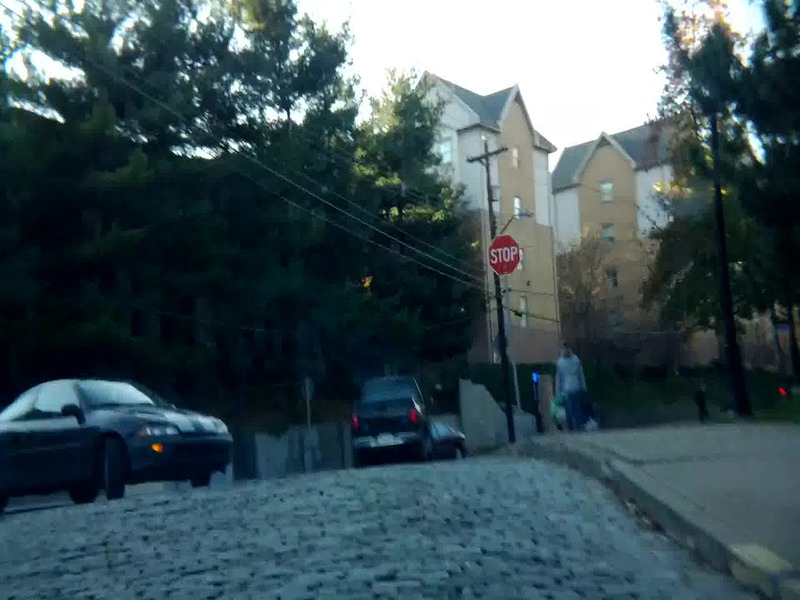
%> input picture analysis/textureClassification/data/test/img0216.jpg, 800 x 600 px
$ octave testClassify.m   (GNU Octave 9; MATLAB toolbox functions it lacks are replaced by stand-ins)
%> lines starting %> are read from the running program, lines starting %| are printed output that depends on the picture
% [4 lines of commented-out code are left out]
testimg = imread('./data/test/img0216.jpg');
%> testimg is the input picture: size 600x800x3 uint8; mean R, G, B 61.9, 81.5, 87.9
%testimg = imread('./data/crack2/img0693.jpg');

% testimg = imread('./data/test/20121205_122941.JPG');
%
 testimg = imread('./data/test/20121205_122723.JPG');
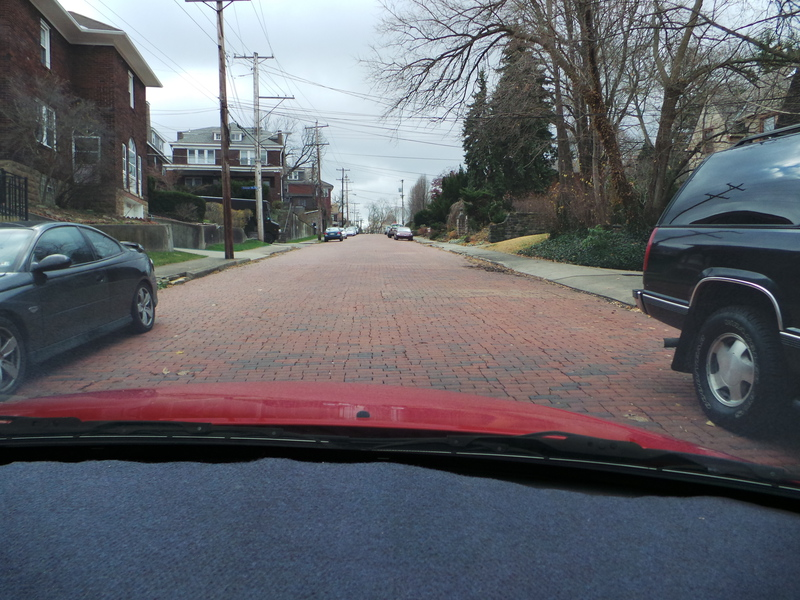
%> input picture analysis/textureClassification/data/test/20121205_122723.JPG, 800 x 600 px
%> testimg is the input picture: size 600x800x3 uint8; mean R, G, B 98.7, 99.6, 105.6
 testimg = imread('./data/test/img0714.jpg');
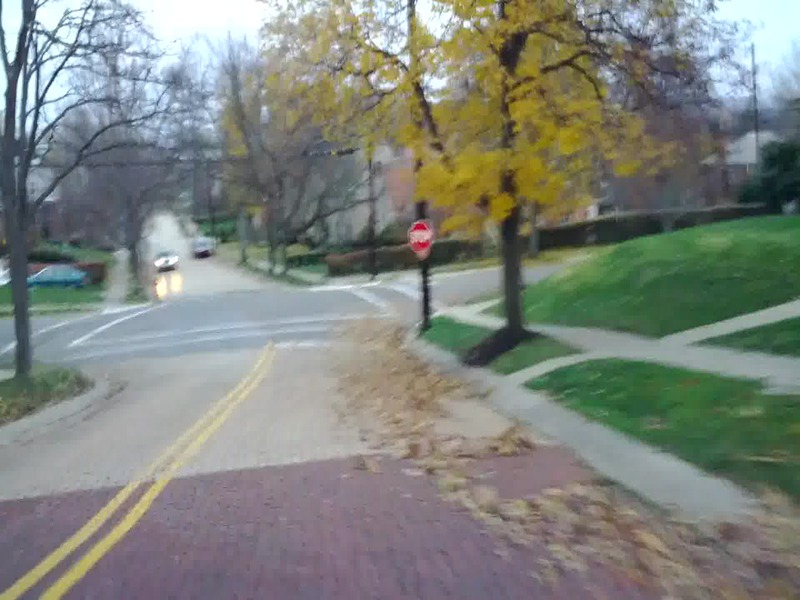
%> input picture analysis/textureClassification/data/test/img0714.jpg, 800 x 600 px
%> testimg is the input picture: size 600x800x3 uint8; mean R, G, B 126.4, 131.6, 124.3
%
% testimg = imread('./data/test/img0493.jpg');
%testimg = imread('./data/crack/20121206_135249.JPG');
%
% testimg = imread('./data/crack2/img0693.jpg');
%
%> (the run ends here)
